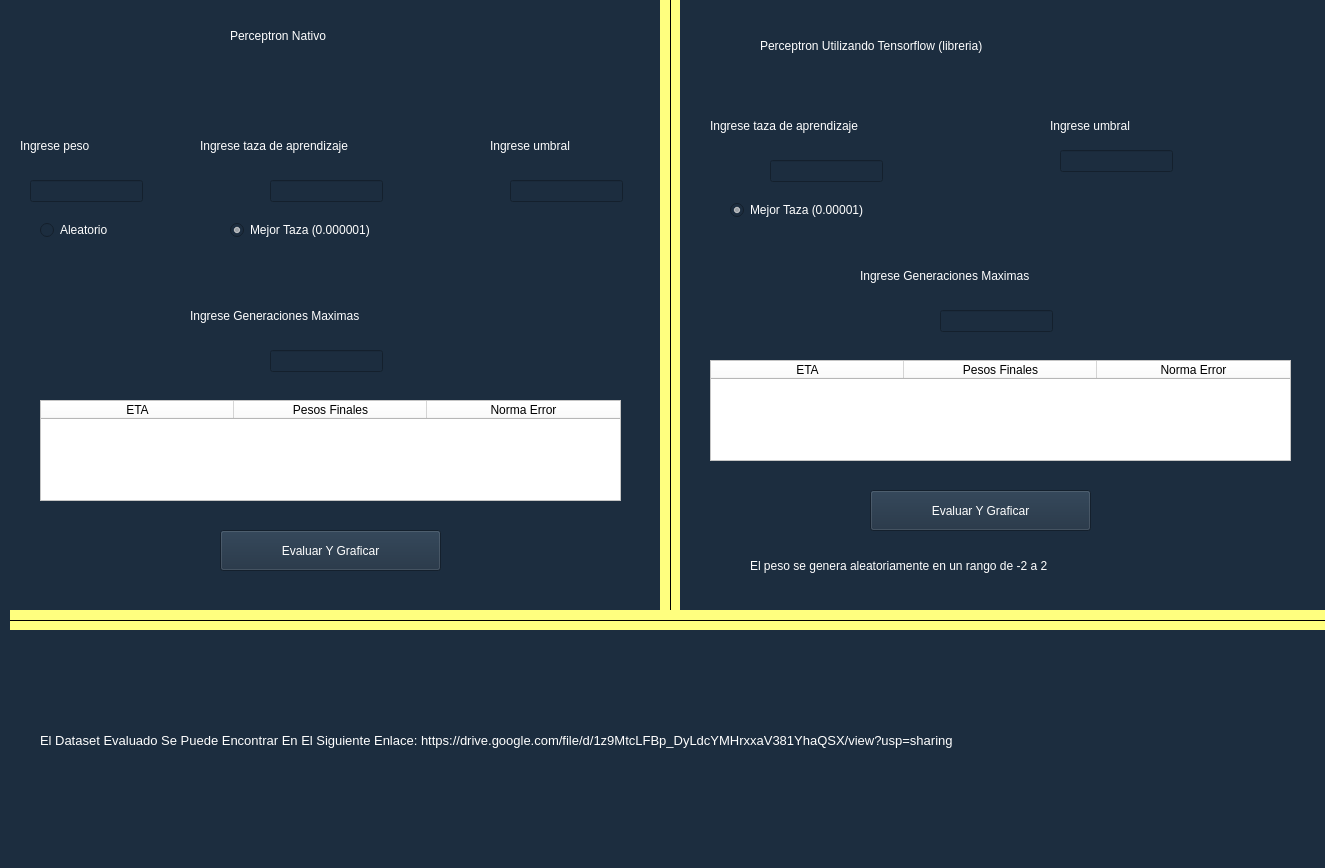
<?xml version="1.0" encoding="UTF-8"?>
<ui version="4.0">
 <class>MainWindow</class>
 <widget class="QMainWindow" name="MainWindow">
  <property name="geometry">
   <rect>
    <x>0</x>
    <y>0</y>
    <width>1325</width>
    <height>868</height>
   </rect>
  </property>
  <property name="windowTitle">
   <string>MainWindow</string>
  </property>
  <property name="styleSheet">
   <string notr="true">background-color: rgb(28, 45, 63);</string>
  </property>
  <widget class="QWidget" name="centralwidget">
   <widget class="Line" name="line">
    <property name="geometry">
     <rect>
      <x>660</x>
      <y>0</y>
      <width>20</width>
      <height>611</height>
     </rect>
    </property>
    <property name="styleSheet">
     <string notr="true">background-color: rgb(255, 255, 127);</string>
    </property>
    <property name="frameShadow">
     <enum>QFrame::Plain</enum>
    </property>
    <property name="lineWidth">
     <number>1</number>
    </property>
    <property name="orientation">
     <enum>Qt::Vertical</enum>
    </property>
   </widget>
   <widget class="QLabel" name="label">
    <property name="geometry">
     <rect>
      <x>230</x>
      <y>20</y>
      <width>231</width>
      <height>31</height>
     </rect>
    </property>
    <property name="styleSheet">
     <string notr="true">color: rgb(255, 255, 255);
font: 75 16pt &quot;MS Shell Dlg 2&quot;;</string>
    </property>
    <property name="text">
     <string>Perceptron Nativo</string>
    </property>
   </widget>
   <widget class="QLabel" name="label_2">
    <property name="geometry">
     <rect>
      <x>760</x>
      <y>30</y>
      <width>521</width>
      <height>31</height>
     </rect>
    </property>
    <property name="styleSheet">
     <string notr="true">color: rgb(255, 255, 255);
font: 75 16pt &quot;MS Shell Dlg 2&quot;;</string>
    </property>
    <property name="text">
     <string>Perceptron Utilizando Tensorflow (libreria)</string>
    </property>
   </widget>
   <widget class="QLineEdit" name="pesoNumpy">
    <property name="geometry">
     <rect>
      <x>30</x>
      <y>180</y>
      <width>113</width>
      <height>22</height>
     </rect>
    </property>
    <property name="styleSheet">
     <string notr="true">color: rgb(255, 255, 255);</string>
    </property>
    <property name="text">
     <string/>
    </property>
   </widget>
   <widget class="QLineEdit" name="aprendizajeNumpy">
    <property name="geometry">
     <rect>
      <x>270</x>
      <y>180</y>
      <width>113</width>
      <height>22</height>
     </rect>
    </property>
    <property name="styleSheet">
     <string notr="true">color: rgb(255, 255, 255);</string>
    </property>
   </widget>
   <widget class="QLineEdit" name="aprendizajeTensorFlow">
    <property name="geometry">
     <rect>
      <x>770</x>
      <y>160</y>
      <width>113</width>
      <height>22</height>
     </rect>
    </property>
    <property name="styleSheet">
     <string notr="true">color: rgb(255, 255, 255);</string>
    </property>
   </widget>
   <widget class="QLabel" name="label_3">
    <property name="geometry">
     <rect>
      <x>20</x>
      <y>130</y>
      <width>121</width>
      <height>31</height>
     </rect>
    </property>
    <property name="styleSheet">
     <string notr="true">color: rgb(255, 255, 255);
font: 75 12pt &quot;MS Shell Dlg 2&quot;;</string>
    </property>
    <property name="text">
     <string>Ingrese peso</string>
    </property>
   </widget>
   <widget class="QLabel" name="a">
    <property name="geometry">
     <rect>
      <x>200</x>
      <y>130</y>
      <width>251</width>
      <height>31</height>
     </rect>
    </property>
    <property name="styleSheet">
     <string notr="true">color: rgb(255, 255, 255);
font: 75 12pt &quot;MS Shell Dlg 2&quot;;</string>
    </property>
    <property name="text">
     <string>Ingrese taza de aprendizaje</string>
    </property>
   </widget>
   <widget class="QLabel" name="label_5">
    <property name="geometry">
     <rect>
      <x>490</x>
      <y>130</y>
      <width>141</width>
      <height>31</height>
     </rect>
    </property>
    <property name="styleSheet">
     <string notr="true">color: rgb(255, 255, 255);
font: 75 12pt &quot;MS Shell Dlg 2&quot;;</string>
    </property>
    <property name="text">
     <string>Ingrese umbral</string>
    </property>
   </widget>
   <widget class="QLineEdit" name="umbralNumpy">
    <property name="geometry">
     <rect>
      <x>510</x>
      <y>180</y>
      <width>113</width>
      <height>22</height>
     </rect>
    </property>
    <property name="styleSheet">
     <string notr="true">color: rgb(255, 255, 255);</string>
    </property>
   </widget>
   <widget class="QTableWidget" name="tablaNumpy">
    <property name="geometry">
     <rect>
      <x>40</x>
      <y>400</y>
      <width>581</width>
      <height>101</height>
     </rect>
    </property>
    <property name="styleSheet">
     <string notr="true">background-color: rgb(255, 255, 255);
</string>
    </property>
    <attribute name="horizontalHeaderDefaultSectionSize">
     <number>193</number>
    </attribute>
    <column>
     <property name="text">
      <string>ETA</string>
     </property>
     <property name="background">
      <color>
       <red>255</red>
       <green>255</green>
       <blue>255</blue>
      </color>
     </property>
    </column>
    <column>
     <property name="text">
      <string>Pesos Finales</string>
     </property>
    </column>
    <column>
     <property name="text">
      <string>Norma Error</string>
     </property>
    </column>
   </widget>
   <widget class="QLabel" name="label_6">
    <property name="geometry">
     <rect>
      <x>710</x>
      <y>110</y>
      <width>251</width>
      <height>31</height>
     </rect>
    </property>
    <property name="styleSheet">
     <string notr="true">color: rgb(255, 255, 255);
font: 75 12pt &quot;MS Shell Dlg 2&quot;;</string>
    </property>
    <property name="text">
     <string>Ingrese taza de aprendizaje</string>
    </property>
   </widget>
   <widget class="QTableWidget" name="tablaTensorFlow">
    <property name="geometry">
     <rect>
      <x>710</x>
      <y>360</y>
      <width>581</width>
      <height>101</height>
     </rect>
    </property>
    <property name="styleSheet">
     <string notr="true">background-color: rgb(255, 255, 255);</string>
    </property>
    <attribute name="horizontalHeaderDefaultSectionSize">
     <number>193</number>
    </attribute>
    <column>
     <property name="text">
      <string>ETA</string>
     </property>
     <property name="background">
      <color>
       <red>255</red>
       <green>255</green>
       <blue>255</blue>
      </color>
     </property>
    </column>
    <column>
     <property name="text">
      <string>Pesos Finales</string>
     </property>
    </column>
    <column>
     <property name="text">
      <string>Norma Error</string>
     </property>
    </column>
   </widget>
   <widget class="QLabel" name="label_7">
    <property name="geometry">
     <rect>
      <x>750</x>
      <y>550</y>
      <width>551</width>
      <height>31</height>
     </rect>
    </property>
    <property name="styleSheet">
     <string notr="true">color: rgb(255, 255, 255);
font: 75 12pt &quot;MS Shell Dlg 2&quot;;</string>
    </property>
    <property name="text">
     <string>El peso se genera aleatoriamente en un rango de -2 a 2</string>
    </property>
   </widget>
   <widget class="Line" name="line_2">
    <property name="geometry">
     <rect>
      <x>10</x>
      <y>610</y>
      <width>1341</width>
      <height>20</height>
     </rect>
    </property>
    <property name="styleSheet">
     <string notr="true">background-color: rgb(255, 255, 127);</string>
    </property>
    <property name="frameShadow">
     <enum>QFrame::Plain</enum>
    </property>
    <property name="orientation">
     <enum>Qt::Horizontal</enum>
    </property>
   </widget>
   <widget class="QPushButton" name="botonNumpy">
    <property name="geometry">
     <rect>
      <x>220</x>
      <y>530</y>
      <width>221</width>
      <height>41</height>
     </rect>
    </property>
    <property name="styleSheet">
     <string notr="true">font: 75 14pt &quot;MS Shell Dlg 2&quot;;
color: rgb(255, 255, 255);</string>
    </property>
    <property name="text">
     <string>Evaluar Y Graficar</string>
    </property>
   </widget>
   <widget class="QPushButton" name="botonTensor">
    <property name="geometry">
     <rect>
      <x>870</x>
      <y>490</y>
      <width>221</width>
      <height>41</height>
     </rect>
    </property>
    <property name="styleSheet">
     <string notr="true">font: 75 14pt &quot;MS Shell Dlg 2&quot;;
color: rgb(255, 255, 255);</string>
    </property>
    <property name="text">
     <string>Evaluar Y Graficar</string>
    </property>
   </widget>
   <widget class="QLabel" name="label_4">
    <property name="geometry">
     <rect>
      <x>190</x>
      <y>300</y>
      <width>291</width>
      <height>31</height>
     </rect>
    </property>
    <property name="styleSheet">
     <string notr="true">color: rgb(255, 255, 255);
font: 75 12pt &quot;MS Shell Dlg 2&quot;;</string>
    </property>
    <property name="text">
     <string>Ingrese Generaciones Maximas</string>
    </property>
   </widget>
   <widget class="QLineEdit" name="generacionesNumpy">
    <property name="geometry">
     <rect>
      <x>270</x>
      <y>350</y>
      <width>113</width>
      <height>22</height>
     </rect>
    </property>
    <property name="styleSheet">
     <string notr="true">color: rgb(255, 255, 255);</string>
    </property>
   </widget>
   <widget class="QLabel" name="label_8">
    <property name="geometry">
     <rect>
      <x>860</x>
      <y>260</y>
      <width>291</width>
      <height>31</height>
     </rect>
    </property>
    <property name="styleSheet">
     <string notr="true">color: rgb(255, 255, 255);
font: 75 12pt &quot;MS Shell Dlg 2&quot;;</string>
    </property>
    <property name="text">
     <string>Ingrese Generaciones Maximas</string>
    </property>
   </widget>
   <widget class="QLineEdit" name="generacionesTensorflow">
    <property name="geometry">
     <rect>
      <x>940</x>
      <y>310</y>
      <width>113</width>
      <height>22</height>
     </rect>
    </property>
    <property name="styleSheet">
     <string notr="true">color: rgb(255, 255, 255);</string>
    </property>
   </widget>
   <widget class="QLabel" name="label_9">
    <property name="geometry">
     <rect>
      <x>1050</x>
      <y>110</y>
      <width>141</width>
      <height>31</height>
     </rect>
    </property>
    <property name="styleSheet">
     <string notr="true">color: rgb(255, 255, 255);
font: 75 12pt &quot;MS Shell Dlg 2&quot;;</string>
    </property>
    <property name="text">
     <string>Ingrese umbral</string>
    </property>
   </widget>
   <widget class="QLineEdit" name="umbralTensorflow">
    <property name="geometry">
     <rect>
      <x>1060</x>
      <y>150</y>
      <width>113</width>
      <height>22</height>
     </rect>
    </property>
    <property name="styleSheet">
     <string notr="true">color: rgb(255, 255, 255);</string>
    </property>
   </widget>
   <widget class="QRadioButton" name="mejorTazaNativo">
    <property name="geometry">
     <rect>
      <x>230</x>
      <y>220</y>
      <width>201</width>
      <height>20</height>
     </rect>
    </property>
    <property name="styleSheet">
     <string notr="true">color: rgb(255, 255, 255);
font: 75 10pt &quot;MS Shell Dlg 2&quot;;
</string>
    </property>
    <property name="text">
     <string>Mejor Taza (0.000001)</string>
    </property>
    <property name="checkable">
     <bool>true</bool>
    </property>
    <property name="checked">
     <bool>true</bool>
    </property>
    <property name="autoExclusive">
     <bool>false</bool>
    </property>
   </widget>
   <widget class="QRadioButton" name="pesoAleatorio">
    <property name="geometry">
     <rect>
      <x>40</x>
      <y>220</y>
      <width>101</width>
      <height>20</height>
     </rect>
    </property>
    <property name="styleSheet">
     <string notr="true">color: rgb(255, 255, 255);
font: 75 10pt &quot;MS Shell Dlg 2&quot;;
</string>
    </property>
    <property name="text">
     <string>Aleatorio</string>
    </property>
    <property name="checkable">
     <bool>true</bool>
    </property>
    <property name="checked">
     <bool>false</bool>
    </property>
    <property name="autoExclusive">
     <bool>false</bool>
    </property>
   </widget>
   <widget class="QRadioButton" name="mejorTazaLibreria">
    <property name="geometry">
     <rect>
      <x>730</x>
      <y>200</y>
      <width>201</width>
      <height>20</height>
     </rect>
    </property>
    <property name="styleSheet">
     <string notr="true">color: rgb(255, 255, 255);
font: 75 10pt &quot;MS Shell Dlg 2&quot;;
</string>
    </property>
    <property name="text">
     <string>Mejor Taza (0.00001)</string>
    </property>
    <property name="checkable">
     <bool>true</bool>
    </property>
    <property name="checked">
     <bool>true</bool>
    </property>
    <property name="autoExclusive">
     <bool>false</bool>
    </property>
   </widget>
   <widget class="QLabel" name="label_10">
    <property name="geometry">
     <rect>
      <x>40</x>
      <y>720</y>
      <width>1171</width>
      <height>41</height>
     </rect>
    </property>
    <property name="text">
     <string>&lt;html&gt;&lt;head/&gt;&lt;body&gt;&lt;p&gt;&lt;span style=&quot; font-size:10pt; color:#ffffff;&quot;&gt;El Dataset Evaluado Se Puede Encontrar En El Siguiente Enlace: https://drive.google.com/file/d/1z9MtcLFBp_DyLdcYMHrxxaV381YhaQSX/view?usp=sharing&lt;/span&gt;&lt;/p&gt;&lt;/body&gt;&lt;/html&gt;</string>
    </property>
   </widget>
  </widget>
  <widget class="QMenuBar" name="menubar">
   <property name="geometry">
    <rect>
     <x>0</x>
     <y>0</y>
     <width>1325</width>
     <height>26</height>
    </rect>
   </property>
  </widget>
  <widget class="QStatusBar" name="statusbar"/>
 </widget>
 <resources/>
 <connections/>
</ui>
